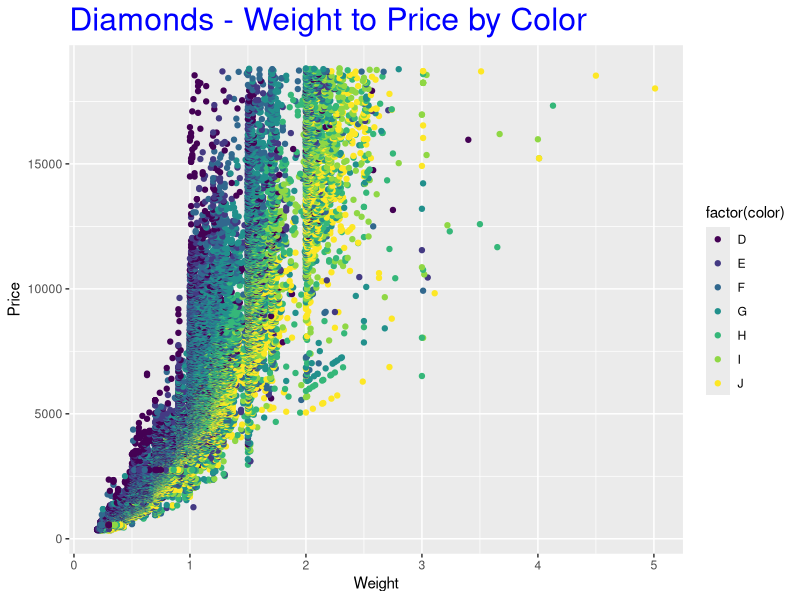
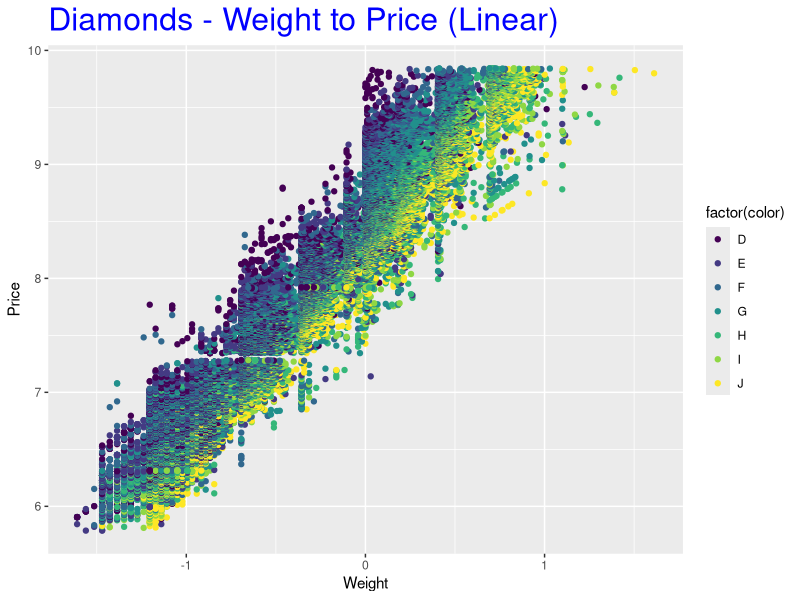
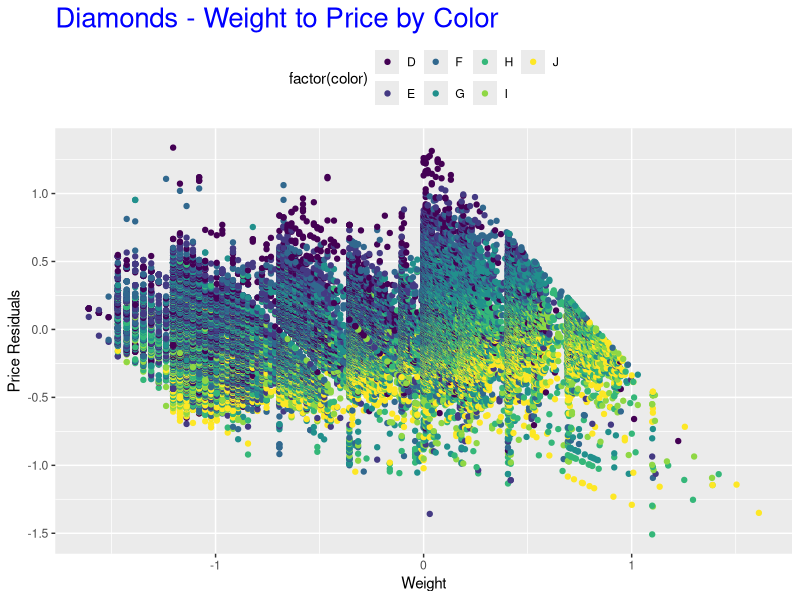
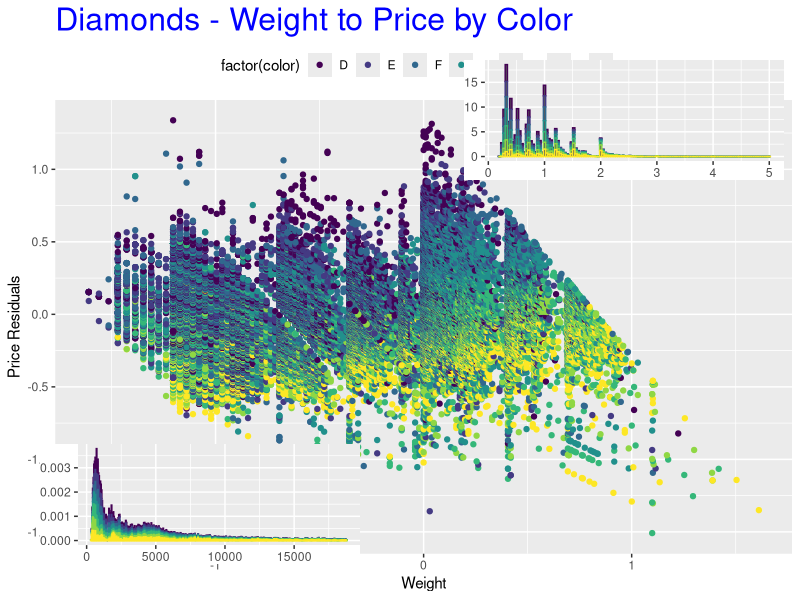

Generate these figures, in order, with R:
# Jack Zhong
# HW6

library(ggplot2)
library('grid')
  # we need both for the homework
data(diamonds)
data <- data.frame(diamonds)
  # put data in diamonds to dataframe 'data'
attach(data)
  # makes my life easier


#2
ggplot(data, aes(carat, price)) + geom_point(aes(colour=factor(color))) +
      labs(title = "Diamonds - Weight to Price by Color", x = "Weight", y = "Price") +
      theme(plot.title=element_text(colour="blue", size=23))
  # x axis is carat, y axis is price
  # use geom_point for scatter plot and mark colors using diamonds$color
  # change title to blue and a bigger size

#3
data[,'log_carat'] <- log(carat)
data[,'log_price'] <- log(price)
  # add the transformed columns to the dataframe
ggplot(data, aes(log_carat, log_price)) + geom_point(aes(colour=factor(color))) +
      labs(title = "Diamonds - Weight to Price (Linear)", x = "Weight", y = "Price") +
      theme(plot.title=element_text(colour="blue", size=23))
  # do the same for log(carat) and log(price)


#4
lmfit <- lm(log_price ~ log_carat, data = data)
  # find linear model of y = log(price) to x = log(carat) 
ggplot(data, aes(log_carat, residuals(lmfit))) + geom_point(aes(colour=factor(color))) +
  labs(title = "Diamonds - Weight to Price by Color", x = "Weight", y = "Price Residuals") +
  theme(legend.position = "top", plot.title=element_text(colour="blue", size=20))
  # plot the y = residuals of linear model to x = log(carat) and use colors as I did above
  # change the title and x,y axis title
  # legend.position = "top" move the factor(price) to the top

#5
ggplot(data, aes(log_carat, residuals(lmfit))) + geom_point(aes(colour=factor(color))) +
  labs(title = "Diamonds - Weight to Price by Color", x = "Weight", y = "Price Residuals") +
  theme(legend.position = "top", plot.title=element_text(colour="blue", size=23)) +
  guides(col = guide_legend(nrow = 1))
  # same graph but make the legend appear in one row
hist_price <- ggplot(data, aes(price,..density..)) + 
              geom_histogram(binwidth=45,aes(colour=factor(color))) +
              theme (axis.title.x=element_blank(), axis.title.y=element_blank(), legend.position="none", 
                     plot.margin = unit(c(0, 0, 0, 0), "cm"))
  # find the density histogram for price with color as I did above
  # use binwitch=45 to get the required bin witdth
  # use axis.title.x or y to get rid of axis, and legend.position='none' to remove factor(price)
  # remove margin
hist_carat <- ggplot(data, aes(carat,..density..)) + 
              geom_histogram(binwidth=0.04,aes(colour=factor(color))) +
              theme (axis.title.x=element_blank(), axis.title.y=element_blank(), legend.position="none",
                     plot.margin = unit(c(0, 0, 0, 0), "cm"))
  # similar, but we use binwidth=0.04

vp1 <- viewport(width=0.4,height=0.2, x=0.25, y=0.16)
  # find the relative location of bottom left
vp2 <- viewport(width=0.4,height=0.2, x=0.78, y=0.8)
  # relative location of top right
print(hist_price, vp = vp1)
print(hist_carat, vp = vp2)
  # print the two graphs over what we had
  # You may zoom the graph and view it better this way

detach(data)
